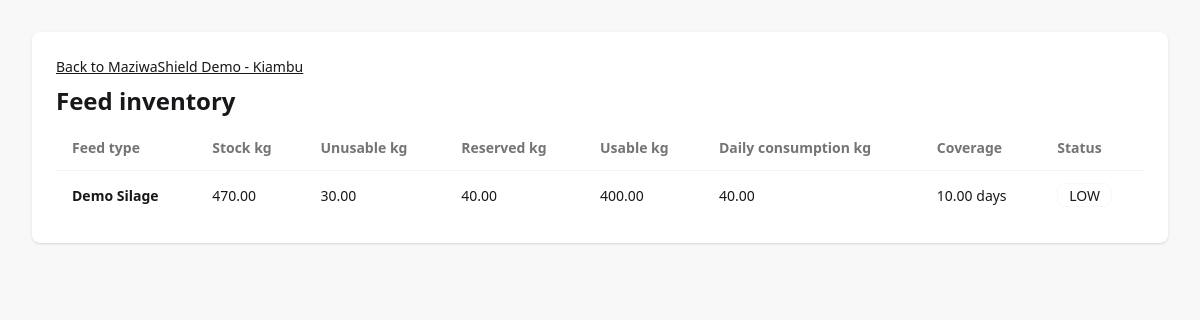
/farms/3/inventory/ (signed in), run on the app's committed database.
### farms/models.py (models this page shows, shortened)
class Farm(models.Model):
    owner = models.ForeignKey(
        settings.AUTH_USER_MODEL,
        on_delete=models.PROTECT,
        related_name="farms",
    )
    name = models.CharField(max_length=150)
    county = models.CharField(max_length=100, blank=True)
    location = models.CharField(max_length=255)
    latitude = models.DecimalField(
        max_digits=9,
        decimal_places=6,
        null=True,
        blank=True,
        validators=[MinValueValidator(Decimal("-90")), MaxValueValidator(Decimal("90"))],
    )
    longitude = models.DecimalField(
        max_digits=9,
        decimal_places=6,
        null=True,
        blank=True,
        validators=[
            MinValueValidator(Decimal("-180")),
            MaxValueValidator(Decimal("180")),
        ],
    )
    created_at = models.DateTimeField(auto_now_add=True)
    updated_at = models.DateTimeField(auto_now=True)
    class Meta:
        ordering = ["name"]
        constraints = [
            models.CheckConstraint(
                condition=(
                    Q(latitude__isnull=True, longitude__isnull=True)
                    | Q(latitude__isnull=False, longitude__isnull=False)
                ),
                name="farm_coordinates_both_or_neither",
            ),
            models.CheckConstraint(
                condition=Q(latitude__isnull=True)
                | Q(latitude__gte=Decimal("-90"), latitude__lte=Decimal("90")),
                name="farm_latitude_in_range",
            ),
            models.CheckConstraint(
                condition=Q(longitude__isnull=True)
                | Q(longitude__gte=Decimal("-180"), longitude__lte=Decimal("180")),
                name="farm_longitude_in_range",
            ),
        ]

class FeedInventory(models.Model):
    farm = models.ForeignKey(
        Farm,
        on_delete=models.CASCADE,
        related_name="inventory",
    )
    feed_type = models.ForeignKey(
        FeedType,
        on_delete=models.PROTECT,
        related_name="inventory_records",
    )
    stock_kg = models.DecimalField(
        max_digits=12,
        decimal_places=2,
        validators=[MinValueValidator(Decimal("0"))],
    )
    unusable_kg = models.DecimalField(
        max_digits=12,
        decimal_places=2,
        default=Decimal("0"),
        validators=[MinValueValidator(Decimal("0"))],
    )
    reserved_kg = models.DecimalField(
        max_digits=12,
        decimal_places=2,
        default=Decimal("0"),
        validators=[MinValueValidator(Decimal("0"))],
    )
    daily_consumption_kg = models.DecimalField(
        max_digits=10,
        decimal_places=2,
        validators=[MinValueValidator(Decimal("0"))],
        help_text="Recorded daily consumption for this feed type.",
    )
    updated_at = models.DateTimeField(auto_now=True)
    class Meta:
        ordering = ["farm__name", "feed_type__name"]
        constraints = [
            models.UniqueConstraint(
                fields=["farm", "feed_type"],
                name="unique_farm_feed_inventory",
            ),
            models.CheckConstraint(
                condition=Q(stock_kg__gte=0),
                name="inventory_stock_nonnegative",
            ),
            models.CheckConstraint(
                condition=Q(unusable_kg__gte=0),
                name="inventory_unusable_nonnegative",
            ),
            models.CheckConstraint(
                condition=Q(reserved_kg__gte=0),
                name="inventory_reserved_nonnegative",
            ),
            models.CheckConstraint(
                condition=Q(daily_consumption_kg__gte=0),
                name="inventory_consumption_nonnegative",
            ),
            models.CheckConstraint(
                condition=Q(unusable_kg__lte=models.F("stock_kg")),
                name="inventory_unusable_not_above_stock",
            ),
            models.CheckConstraint(
                condition=Q(reserved_kg__lte=models.F("stock_kg")),
                name="inventory_reserved_not_above_stock",
            ),
            models.CheckConstraint(
                condition=Q(
                    unusable_kg__lte=(
                        models.F("stock_kg") - models.F("reserved_kg")
                    )
                ),
                name="inventory_usable_stock_nonnegative",
            ),
        ]
    @property
    def usable_stock_kg(self):
        return (
            self.stock_kg
            - self.unusable_kg
            - self.reserved_kg
        )
    @property
    def coverage_days(self):
        if self.daily_consumption_kg is None or self.daily_consumption_kg <= 0:
            return None
        return self.usable_stock_kg / self.daily_consumption_kg

class FeedType(models.Model):
    class Category(models.TextChoices):
        HAY = "hay", "Hay"
        SILAGE = "silage", "Silage"
        PASTURE = "pasture", "Pasture"
        CONCENTRATE = "concentrate", "Concentrate"
        OTHER = "other", "Other"
    name = models.CharField(max_length=100, unique=True)
    category = models.CharField(
        max_length=20,
        choices=Category.choices,
        default=Category.OTHER,
    )
    description = models.TextField(blank=True, null=True)
    created_at = models.DateTimeField(auto_now_add=True)
    class Meta:
        ordering = ["name"]

### core/views.py (the view)
# urls.py: path('farms/<int:farm_id>/inventory/', views.inventory_list, name="inventory_list"),
@login_required
def inventory_list(request, farm_id):
  from django.shortcuts import get_object_or_404
  from farms.services.inventory import get_inventory_status
  farm = get_object_or_404(Farm, pk=farm_id, owner=request.user)
  inventory = list(farm.inventory.select_related("feed_type"))
  for item in inventory:
    item.status_label = get_inventory_status(item)
  return render(request, "farms/inventory_list.html", {"farm": farm, "inventory": inventory})

### farms/services/inventory.py (called while the page is built)
def get_inventory_status(inventory: FeedInventory) -> str:
    coverage = inventory.coverage_days
    if coverage is None:
        return InventoryStatus.UNKNOWN
    if coverage > HEALTHY_COVERAGE_DAYS:
        return InventoryStatus.HEALTHY
    if coverage > LOW_COVERAGE_DAYS:
        return InventoryStatus.LOW
    return InventoryStatus.CRITICAL

### templates/farms/inventory_list.html
{% extends 'base.html' %}{% block title %}Inventory | {{ farm.name }}{% endblock %}{% block content %}
<main class="min-h-screen bg-base-200 p-4 sm:p-8"><section class="card mx-auto max-w-6xl bg-base-100 shadow"><div class="card-body"><a class="link w-fit" href="{% url 'core:farm_detail' farm.id %}">Back to {{ farm.name }}</a><h1 class="card-title text-2xl">Feed inventory</h1>{% if inventory %}<div class="overflow-x-auto"><table class="table table-zebra"><thead><tr><th>Feed type</th><th>Stock kg</th><th>Unusable kg</th><th>Reserved kg</th><th>Usable kg</th><th>Daily consumption kg</th><th>Coverage</th><th>Status</th></tr></thead><tbody>{% for item in inventory %}<tr><th>{{ item.feed_type.name }}</th><td>{{ item.stock_kg }}</td><td>{{ item.unusable_kg }}</td><td>{{ item.reserved_kg }}</td><td>{{ item.usable_stock_kg }}</td><td>{{ item.daily_consumption_kg }}</td><td>{% if item.coverage_days is not None %}{{ item.coverage_days|floatformat:2 }} days{% else %}Unknown{% endif %}</td><td><span class="badge">{{ item.status_label }}</span></td></tr>{% endfor %}</tbody></table></div>{% else %}<div role="status" class="alert alert-info">No inventory is available for this farm yet.</div>{% endif %}</div></section></main>{% endblock %}

### data on the page
Farm: name "MaziwaShield Demo - Kiambu"
FeedInventory: feed_type.name "Demo Silage", stock_kg "470.00", unusable_kg "30.00", reserved_kg "40.00", usable_stock_kg "400.00", daily_consumption_kg "40.00", coverage_days "10.00", status_label "LOW"
